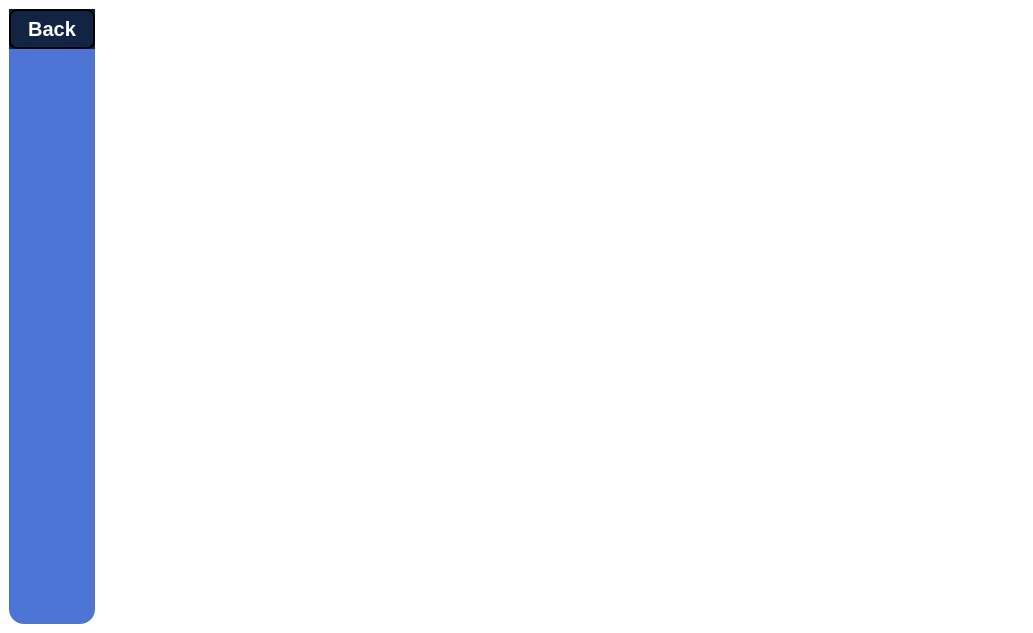
<?xml version="1.0" encoding="UTF-8"?>
<ui version="4.0">
  <class>MainWindow</class>
  <widget class="QMainWindow" name="MainWindow">
    <property name="geometry">
      <rect>
        <x>0</x>
        <y>0</y>
        <width>1033</width>
        <height>633</height>
      </rect>
    </property>
    <property name="sizePolicy">
      <sizepolicy hsizetype="MinimumExpanding" vsizetype="Maximum">
        <horstretch>0</horstretch>
        <verstretch>0</verstretch>
      </sizepolicy>
    </property>
    <property name="windowTitle">
      <string>MainWindow</string>
    </property>
    <property name="styleSheet">
      <string notr="true">border-radius:20px;
border:None;
background-color:rgb(255,255,255);</string>
    </property>
    <property name="documentMode">
      <bool>false</bool>
    </property>
    <widget class="QWidget" name="centralwidget">
      <layout class="QHBoxLayout" name="horizontalLayout">
        <item>
          <widget class="QScrollArea" name="ContentTable">
            <property name="sizePolicy">
              <sizepolicy hsizetype="Maximum" vsizetype="MinimumExpanding">
                <horstretch>0</horstretch>
                <verstretch>0</verstretch>
              </sizepolicy>
            </property>
            <property name="styleSheet">
              <string notr="true">background-color : #4c74d4;
border-radius:15px;</string>
            </property>
            <property name="widgetResizable">
              <bool>true</bool>
            </property>
            <property name="alignment">
              <set>Qt::AlignLeading|Qt::AlignLeft|Qt::AlignTop</set>
            </property>
            <layout class="QVBoxLayout" name="verticalLayout">
              <item>
                <widget class="QPushButton" name="pushButton">
                  <property name="minimumSize">
                    <size>
                      <width>0</width>
                      <height>40</height>
                    </size>
                  </property>
                  <property name="styleSheet">
                    <string notr="true">QPushButton
{
border: 2px solid ;
background-color: rgb(17,36,68);
color: rgb(255, 255, 255);
font-size: 20px;
font-weight: bold;
border-radius: 8px
}

QPushButton:hover{
	background-color: rgb(114, 214, 249);
	color:rgb(17, 36, 68);	
	border-color: rgb(17, 36, 68);
}
QPushButton:pressed{	
	background-color:rgb(255, 255, 255);		
	color: rgb(17, 36, 68);
}</string>
                  </property>
                  <property name="text">
                    <string>   Back   </string>
                  </property>
                </widget>
              </item>
            </layout>
          </widget>
        </item>
        <item>
          <widget class="QLabel" name="Para1">
            <property name="sizePolicy">
              <sizepolicy hsizetype="Ignored" vsizetype="MinimumExpanding">
                <horstretch>0</horstretch>
                <verstretch>0</verstretch>
              </sizepolicy>
            </property>
            <property name="font">
              <font>
                <pointsize>12</pointsize>
                <bold>false</bold>
              </font>
            </property>
            <property name="styleSheet">
              <string notr="true">color: rgb(93, 93, 93);</string>
            </property>
            <property name="text">
              <string/>
            </property>
            <property name="alignment">
              <set>Qt::AlignLeading|Qt::AlignLeft|Qt::AlignTop</set>
            </property>
            <property name="wordWrap">
              <bool>true</bool>
            </property>
          </widget>
        </item>
      </layout>
    </widget>
  </widget>
  <resources/>
  <connections/>
</ui>
